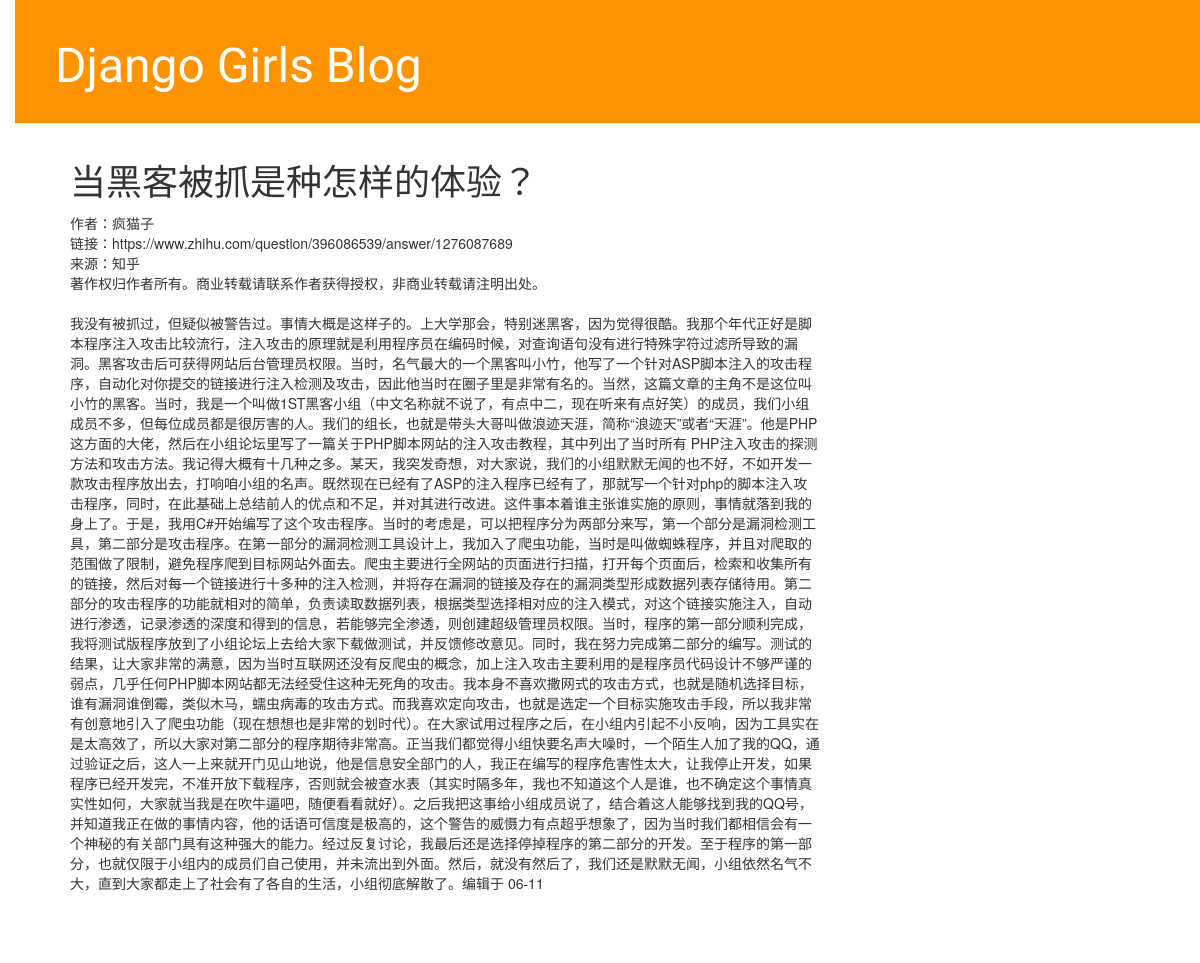
Page /post/5/ on the earlier database version.
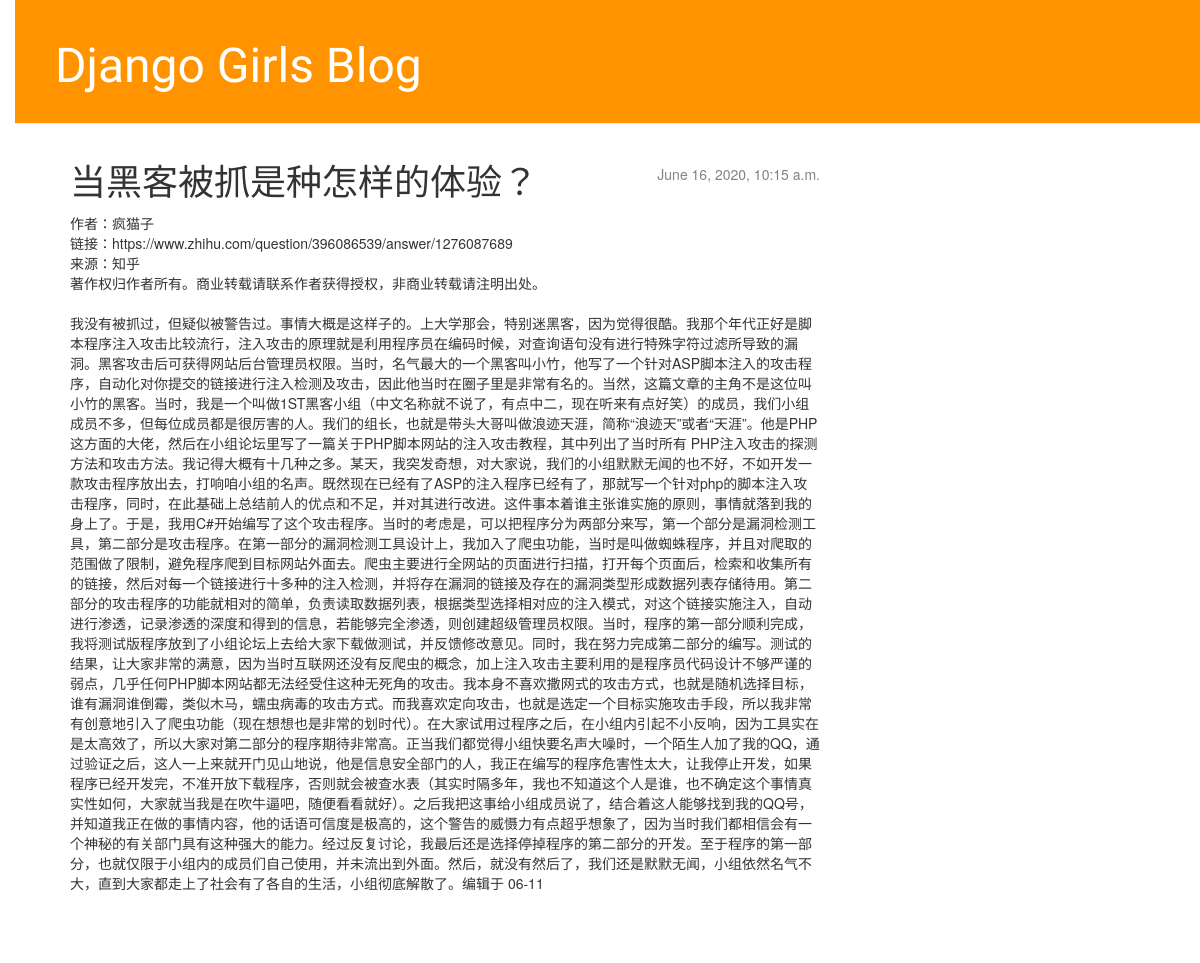
Same page on the later database version.
### blog/models.py (models this page shows, shortened)
class Post(models.Model):
    author = models.ForeignKey('auth.User', on_delete=models.CASCADE)
    title = models.CharField(max_length=200)
    text = models.TextField()
    created_date = models.DateTimeField(
            default=timezone.now)
    published_date = models.DateTimeField(
            blank=True, null=True)

### blog/views.py (the view)
# urls.py: path('post/<int:pk>/', views.post_detail, name='post_detail'),
def post_detail(request,pk):
    post = get_object_or_404(Post,pk=pk)
    return render(request,'blog/post_detail.html',{'post':post})

### blog/templates/blog/post_detail.html (shortened to what this page needs)
{% extends 'blog/base.html' %}
{% block content %}
	<div class="post">
		{% if post.published_date %}
			<div class="date">
				{{ post.published_date }}
			</div>
		{% endif %}
		<h1>{{ post.title }}</h1>
		<p>{{ post.text|linebreaksbr }}</p>
	</div>
{% endblock %}

### blog/templates/blog/base.html (shortened to what this page needs)
{% load static %}
<html>
	<head>
		<link rel="stylesheet" href="//maxcdn.bootstrapcdn.com/bootstrap/3.2.0/css/bootstrap.min.css">
		<link rel="stylesheet" href="//maxcdn.bootstrapcdn.com/bootstrap/3.2.0/css/bootstrap-theme.min.css">
		<link rel="stylesheet" href="{% static 'css/blog.css' %}">
	</head>
	<body>
		<div class="page-header">
		<h1><a href="/">Django Girls Blog</a></h1>
		</div>
		<div class="content container">
			<div class="row">
				<div class="col-md-8">
					{% block content %}
					{% endblock %}
				</div>
			</div>
		</div>
	</body>
</html>

### blog/static/css/blog.css (style rules this page uses)
h1 a { color: #FCA205; font-family: 'Lobster'; }
body { padding-left: 15px; }
.page-header { background-color: #ff9400; margin-top: 0; padding: 20px 20px 20px 40px; }
.page-header h1, .page-header h1 a, .page-header h1 a:visited, .page-header h1 a:active { color: #ffffff; font-size: 36pt; text-decoration: none; }
.content { margin-left: 40px; }
h1, h2, h3, h4 { font-family: 'Lobster', cursive; }
.date { float: right; color: #828282; }
.post { margin-bottom: 70px; }

Differences in the rows shown:
changed Post "当黑客被抓是种怎样的体验？": published_date (not shown) → "June 16, 2020, 10:15 a.m."
